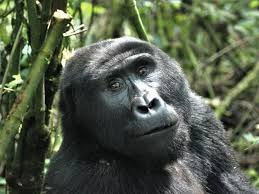
#> input picture gorila.jpg, 259 x 194 px
$ python Canny_ed.py   (older library calls are emulated)
#> lines starting #> are read from the running program, lines starting #| are printed output that depends on the picture
# -*- coding: utf-8 -*-
"""
Created on Thu Feb 27 18:01:10 2020

@author: Allan
"""

import cv2
import numpy as np
from matplotlib import pyplot as plt


img = cv2.imread('gorila.jpg')
#> img is the input picture: shape (194, 259, 3); mean B, G, R 74, 92.1, 83.7
gray = cv2.cvtColor(img, cv2.COLOR_BGR2GRAY)
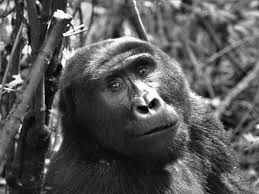
#> gray: shape (194, 259); min 0, max 255, mean 87.5

filt = cv2.GaussianBlur(gray,(3,3),0)
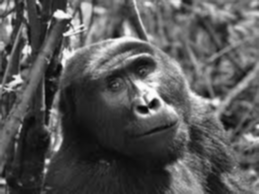
#> filt: shape (194, 259); min 6, max 253, mean 87.5
sobelx = cv2.Sobel(filt,cv2.CV_64F,1,0,ksize=5)
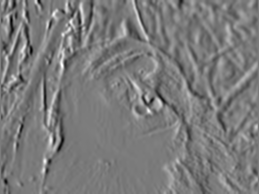
#> sobelx: shape (194, 259) float64; min -7217, max 7735, mean 7.2; drawn with min black and max white
sobely = cv2.Sobel(img,cv2.CV_64F,0,1,ksize=5)
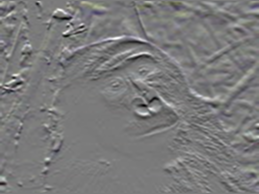
#> sobely: shape (194, 259, 3) float64; mean B, G, R -10.8, -36, -26.7; drawn with min black and max white

plt.subplot(2,1,1),plt.imshow(sobelx,cmap = 'gray')
plt.title('Sobel X'), plt.xticks([]), plt.yticks([])
plt.subplot(2,1,2),plt.imshow(sobely,cmap = 'gray')
plt.title('Sobel Y'), plt.xticks([]), plt.yticks([])

plt.show()
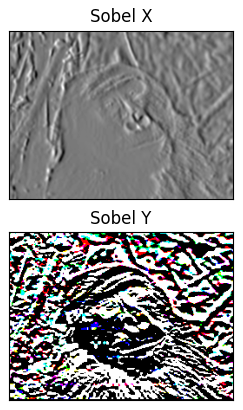
#> figure drawn by matplotlib, 2 panels; B, G, R data is drawn as R, G, B

# [10 lines of commented-out code are left out]
